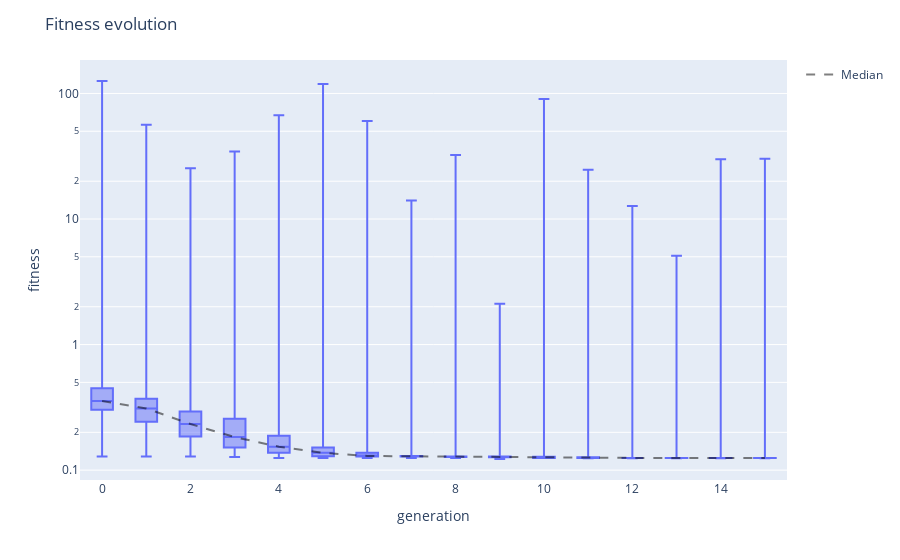

The cell this chart's notebook holds for it:
### Code cell
viewer.fitness_evolution()

### Figure 1 — Plotly figure (JSON) as saved in the notebook; plotly's stock layout.template omitted (floating-point values rounded to 4 significant figures; data arrays with more than 128 entries replaced by an {"elided": "..."} marker saying what was removed)
{"data": [{"alignmentgroup": "True", "boxpoints": false, "hovertemplate": "generation=%{x}<br>fitness=%{y}<extra></extra>", "legendgroup": "", "marker": {"color": "#636efa"}, "name": "", "notched": false, "offsetgroup": "", "orientation": "v", "showlegend": false, "type": "box", "x": {"elided": "4578 int values"}, "x0": " ", "xaxis": "x", "y": {"elided": "4578 float values"}, "y0": " ", "yaxis": "y"}, {"line": {"color": "rgba(0,0,0,0.5)", "dash": "dash", "width": 2}, "mode": "lines", "name": "Median", "type": "scatter", "x": [0, 1, 2, 3, 4, 5, 6, 7, 8, 9, 10, 11, 12, 13, 14, 15], "y": [0.3547, 0.3102, 0.2328, 0.1833, 0.1536, 0.1372, 0.1297, 0.1287, 0.1286, 0.1273, 0.1264, 0.1251, 0.1251, 0.1251, 0.1248, 0.1248]}], "layout": {"boxmode": "group", "legend": {"tracegroupgap": 0}, "margin": {"t": 60}, "title": {"text": "Fitness evolution"}, "xaxis": {"anchor": "y", "domain": [0, 1], "title": {"text": "generation"}}, "yaxis": {"anchor": "x", "domain": [0, 1], "title": {"text": "fitness"}, "type": "log"}}}
